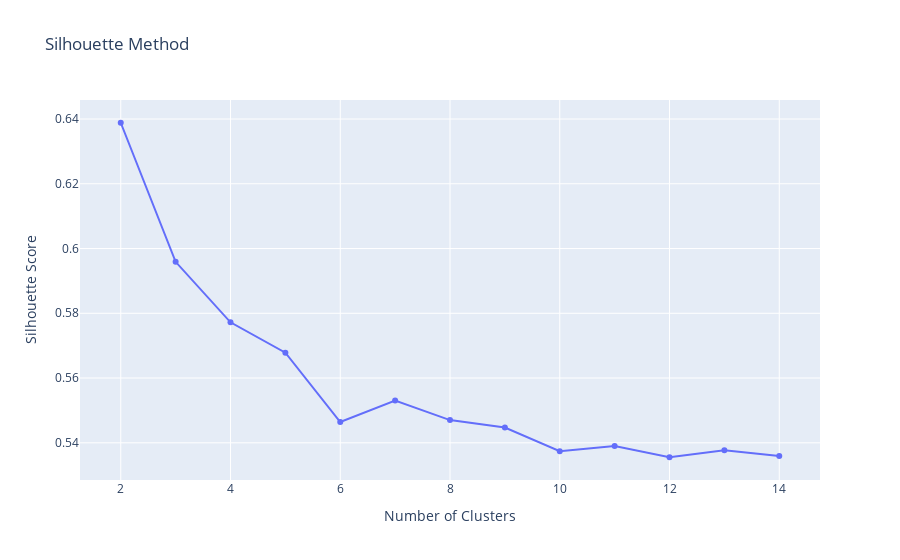

The cell this chart's notebook holds for it:
### Markdown cell above
I'll resample my data cause to calculate silhuetta score for our data takes to much time, I will use just 30% of all data

### Code cell
from sklearn.metrics import silhouette_score
from sklearn.utils import resample


df_sample = resample(projected_features_df, n_samples=int(len(projected_features_df) * 0.3), random_state=42)

silhouettes = []

for i in range(2, 15):
    kmeans_1 = KMeans(n_clusters=i, init='k-means++', max_iter=300, n_init = 'auto', random_state=0)
    kmeans_1.fit(df_sample)
    y = kmeans_1.predict(df_sample)

    score = silhouette_score(df_sample, y)
    silhouettes.append(score)

fig_1 = px.line(y = silhouettes, x = range(2,15), title='Silhouette Method', markers=True)
fig_1.update_layout(title = 'Silhouette Method', xaxis_title = 'Number of Clusters', yaxis_title = 'Silhouette Score' )

fig_1.show()

### Figure 1 — Plotly figure (JSON) as saved in the notebook; plotly's stock layout.template omitted (floating-point values rounded to 4 significant figures)
{"data": [{"hovertemplate": "x=%{x}<br>y=%{y}<extra></extra>", "legendgroup": "", "line": {"color": "#636efa", "dash": "solid"}, "marker": {"symbol": "circle"}, "mode": "lines+markers", "name": "", "orientation": "v", "showlegend": false, "type": "scatter", "x": [2, 3, 4, 5, 6, 7, 8, 9, 10, 11, 12, 13, 14], "xaxis": "x", "y": [0.6389, 0.5959, 0.5772, 0.5678, 0.5464, 0.553, 0.547, 0.5447, 0.5374, 0.539, 0.5355, 0.5377, 0.5359], "yaxis": "y"}], "layout": {"legend": {"tracegroupgap": 0}, "title": {"text": "Silhouette Method"}, "xaxis": {"anchor": "y", "domain": [0, 1], "title": {"text": "Number of Clusters"}}, "yaxis": {"anchor": "x", "domain": [0, 1], "title": {"text": "Silhouette Score"}}}}
